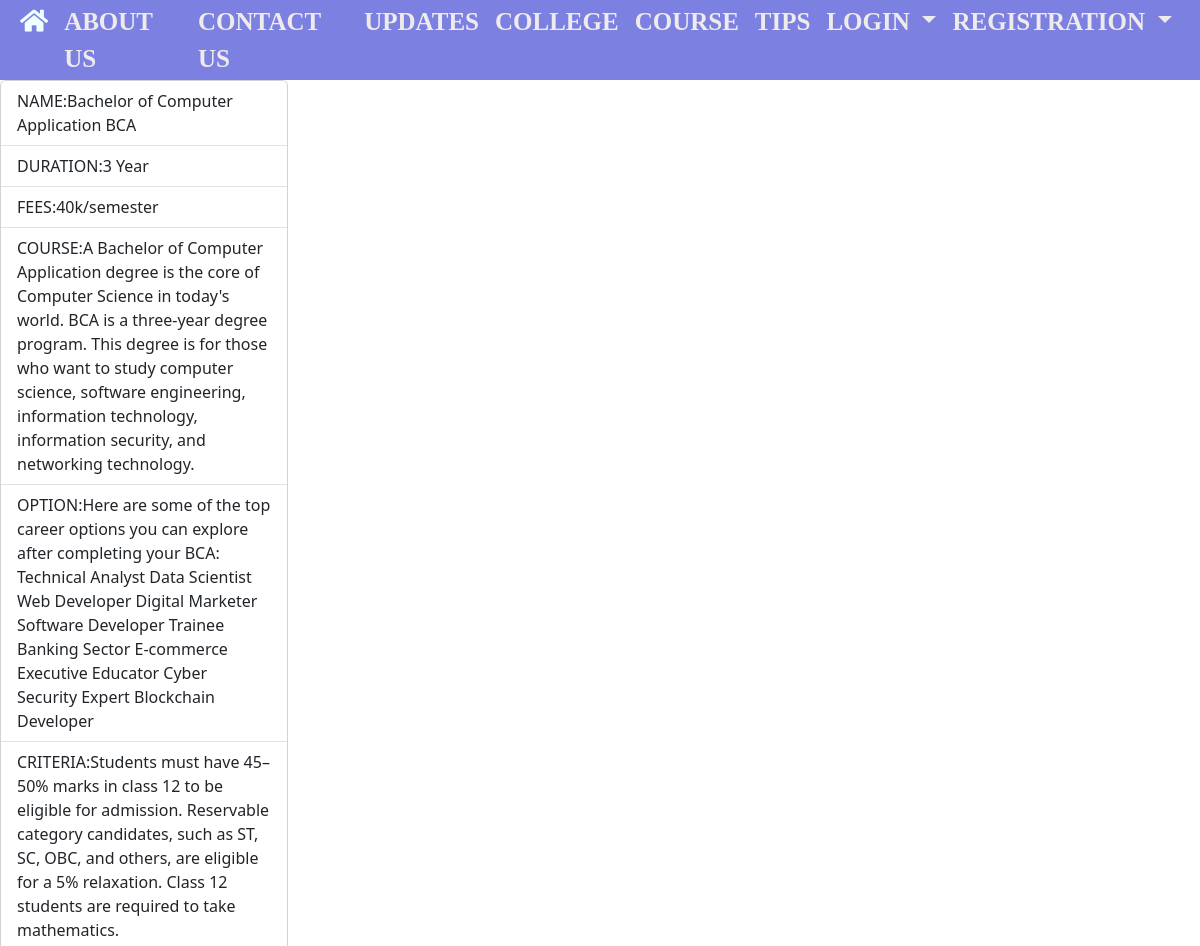
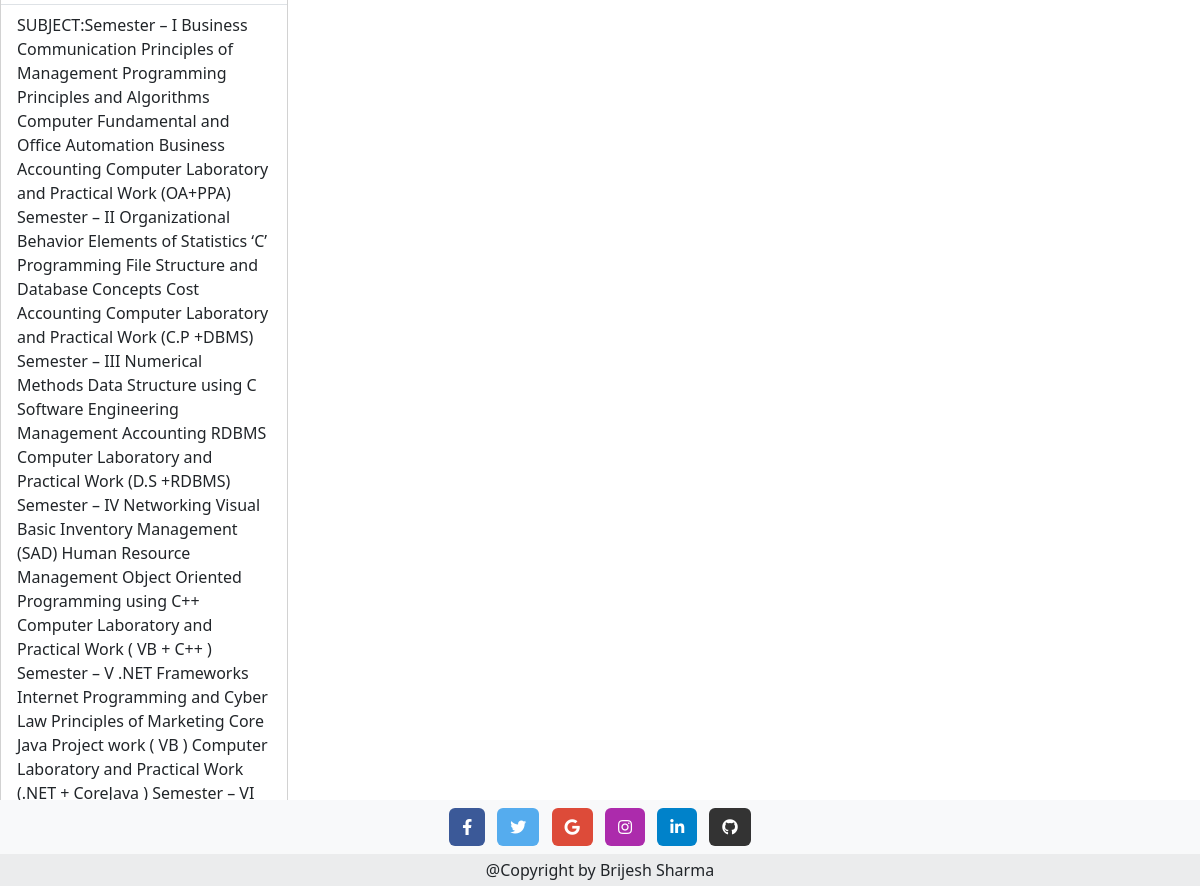
Screenshot of /course/ with the database file from the repository (2 pictures, top to bottom).
### advice_app/models.py (models this page shows, shortened)
class Course(models.Model):
    course_name=models.CharField(max_length=100,null=False,primary_key=True)
    duration=models.CharField(max_length=50,null=False)
    fees=models.CharField(max_length=100,null=False)
    about_course=models.TextField()
    career_option=models.TextField()
    eligibility_criteria=models.TextField()
    subjects_offered=models.TextField()

### advice_app/views.py (the view)
# urls.py: path("course/",views.course,name="Course"),
def course (request):
    course_list=Course.objects.all()#select*from event
    context={
        "course_key":course_list
    }
    return render(request,'advice_app/html/course.html',context)

### advice_app/templates/advice_app/html/course.html (shortened to what this page needs)
<!DOCTYPE html>
<html lang="en">
<head>
    {%include 'advice_app/common/common_css.html'%}
</head>
<body>
    {% include 'advice_app/common/header.html'%}
    {% for c in course_key %}
    <div class="card" style="width: 18rem;">
        <ul class="list-group list-group-flush">
          <li class="list-group-item">NAME:{{c.course_name}}</li>
          <li class="list-group-item">DURATION:{{c.duration}}</li>
          <li class="list-group-item">FEES:{{c.fees}}</li>
          <li class="list-group-item">COURSE:{{c.about_course}}</li>
          <li class="list-group-item">OPTION:{{c.career_option}}</li>
          <li class="list-group-item">CRITERIA:{{c.eligibility_criteria}}</li>
          <li class="list-group-item">SUBJECT:{{c.subjects_offered}}</li>
        </ul>
      </div>
      {%endfor%}
      {% include 'advice_app/common/footer.html' %}
</body>
</html>

### rows the page displays
Course: course_name "Bachelor of Computer Application BCA", duration "3 Year", fees "40k/semester", about_course "A Bachelor of Computer Application degree is the core of Computer Science in today's world. BCA is a three-year degree program. This degree is for those who want to study computer science, software engineering, information technology, information security, and networking technology.", career_option "Here are some of the top career options you can explore after completing your BCA: Technical Analyst Data Scientist Web Developer Digital Marketer Software Developer Trainee Banking Sector E-commerce Executive Educator Cyber Security Expert Blockchain Developer", eligibility_criteria "Students must have 45–50% marks in class 12 to be eligible for admission. Reservable category candidates, such as ST, SC, OBC, and others, are eligible for a 5% relaxation. Class 12 students are required to take mathematics.", subjects_offered "Semester – I Business Communication Principles of Management Programming Principles and Algorithms Computer Fundamental and Office Automation Business Accounting Computer Laboratory and Practical Work (OA+PPA) Semester – II Organizational Behavior Elements of Statistics ‘C’ Programming File Structure and Database Concepts Cost Accounting Computer Laboratory and Practical Work (C.P +DBMS) Semester – III Numerical Methods Data Structure using C Software Engineering Management Accounting RDBMS Computer Laboratory and Practical Work (D.S +RDBMS) Semester – IV Networking Visual Basic Inventory Management (SAD) Human Resource Management Object Oriented Programming using C++ Computer Laboratory…"
